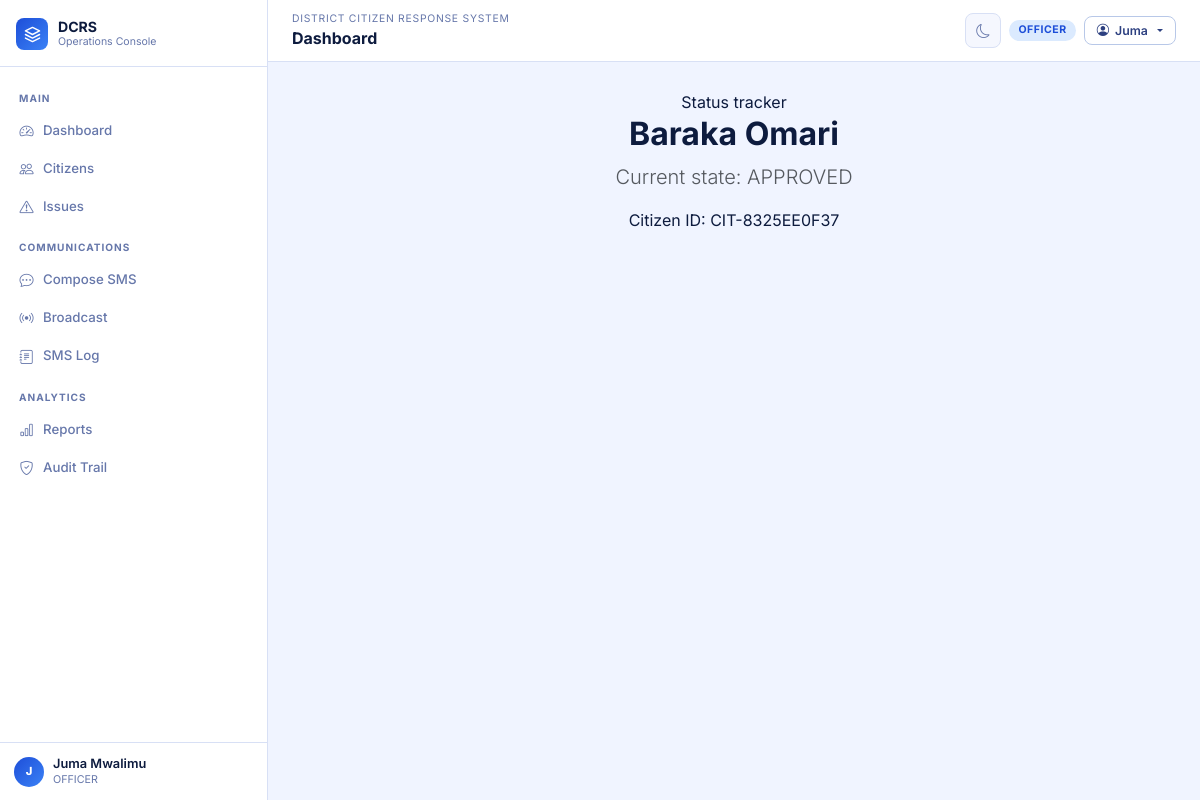
Screenshot of /2/status/ (signed in) with the database file from the repository.
### apps/accounts/models.py (models this page shows, shortened)
class User(AbstractUser):
    class Role(models.TextChoices):
        ADMIN = "ADMIN", "Admin"
        OFFICER = "OFFICER", "Officer"
        CITIZEN = "CITIZEN", "Citizen"
    role = models.CharField(max_length=20, choices=Role.choices, default=Role.OFFICER)
    phone_number = models.CharField(max_length=20, blank=True, unique=True, null=True)
    national_id = models.CharField(max_length=32, blank=True, unique=True)
    ward = models.ForeignKey(
        "localities.Ward",
        on_delete=models.SET_NULL,
        null=True,
        blank=True,
        related_name="users",
    )
    is_phone_verified = models.BooleanField(default=False)
    failed_login_attempts = models.PositiveSmallIntegerField(default=0)
    locked_until = models.DateTimeField(blank=True, null=True)
    class Meta:
        ordering = ["username"]

### apps/citizens/models.py (models this page shows, shortened)
class Citizen(models.Model):
    class Gender(models.TextChoices):
        FEMALE = "FEMALE", "Female"
        MALE = "MALE", "Male"
        OTHER = "OTHER", "Other"
    class Status(models.TextChoices):
        PENDING = "PENDING", "Pending"
        APPROVED = "APPROVED", "Approved"
        REJECTED = "REJECTED", "Rejected"
        SUSPENDED = "SUSPENDED", "Suspended"
    citizen_id = models.CharField(max_length=24, unique=True, editable=False)
    user = models.OneToOneField(
        settings.AUTH_USER_MODEL,
        on_delete=models.SET_NULL,
        blank=True,
        null=True,
        related_name="citizen_profile",
    )
    full_name = models.CharField(max_length=160)
    national_id = models.CharField(max_length=32, unique=True)
    phone_number = models.CharField(max_length=20, unique=True)
    gender = models.CharField(max_length=16, choices=Gender.choices)
    date_of_birth = models.DateField(blank=True, null=True)
    region = models.ForeignKey("localities.Region", on_delete=models.PROTECT, related_name="citizens")
    district = models.ForeignKey("localities.District", on_delete=models.PROTECT, related_name="citizens")
    ward = models.ForeignKey("localities.Ward", on_delete=models.PROTECT, related_name="citizens")
    mtaa = models.ForeignKey(
        "localities.Mtaa", on_delete=models.PROTECT, related_name="citizens", blank=True, null=True
    )
    profile_photo = models.ImageField(upload_to="citizens/photos/", blank=True, null=True)
    registration_notes = models.TextField(blank=True)
    status = models.CharField(max_length=20, choices=Status.choices, default=Status.PENDING)
    created_at = models.DateTimeField(auto_now_add=True)
    updated_at = models.DateTimeField(auto_now=True)
    class Meta:
        ordering = ["-created_at"]

### apps/citizens/views.py (the view)
# urls.py: path("<int:pk>/status/", CitizenStatusView.as_view(), name="status"),
class CitizenStatusView(LoginRequiredMixin, DetailView):
    model = Citizen
    template_name = "citizens/citizen_status.html"
    context_object_name = "citizen"

### templates/citizens/citizen_status.html (shortened to what this page needs)
{% extends 'base.html' %}
{% block content %}
<div class="narrow-panel glass-panel mx-auto text-center">
  <div class="kicker">Status tracker</div>
  <h2 class="section-title">{{ citizen.full_name }}</h2>
  <p class="lead text-muted">Current state: <span class="status-pill">{{ citizen.status }}</span></p>
  <p class="mb-0">Citizen ID: {{ citizen.citizen_id }}</p>
</div>
{% endblock %}

### templates/partials/sidebar.html
<aside class="app-sidebar" id="appSidebar">
  <div class="sidebar-header">
    <a class="sidebar-brand" href="{% url 'reports:dashboard' %}">
      <div class="brand-logo">
        <svg viewBox="0 0 24 24" fill="none">
          <path d="M12 2L2 7l10 5 10-5-10-5zM2 17l10 5 10-5M2 12l10 5 10-5" stroke="white" stroke-width="2" stroke-linecap="round" stroke-linejoin="round"/>
        </svg>
      </div>
      <div><div class="brand-name">DCRS</div><div class="brand-sub">Operations Console</div></div>
    </a>
  </div>
  <nav class="sidebar-nav">
    <span class="sidebar-section-label">Main</span>
    <a href="{% url 'reports:dashboard' %}"        class="sidebar-link"><i class="bi bi-speedometer2"></i> Dashboard</a>
    <a href="{% url 'citizens:list' %}"            class="sidebar-link"><i class="bi bi-people"></i> Citizens</a>
    <a href="{% url 'issues:list' %}"              class="sidebar-link"><i class="bi bi-exclamation-triangle"></i> Issues</a>
    <span class="sidebar-section-label">Communications</span>
    <a href="{% url 'notifications:compose' %}"    class="sidebar-link"><i class="bi bi-chat-dots"></i> Compose SMS</a>
    <a href="{% url 'notifications:broadcast' %}"  class="sidebar-link"><i class="bi bi-broadcast"></i> Broadcast</a>
    <a href="{% url 'notifications:log' %}"        class="sidebar-link"><i class="bi bi-journal-text"></i> SMS Log</a>
    <span class="sidebar-section-label">Analytics</span>
    <a href="{% url 'reports:registration_report' %}" class="sidebar-link"><i class="bi bi-bar-chart"></i> Reports</a>
    <a href="{% url 'reports:audit_log' %}"        class="sidebar-link"><i class="bi bi-shield-check"></i> Audit Trail</a>
  </nav>
  <div class="sidebar-footer">
    <div class="sb-user">
      <div class="sb-avatar">{{ user.get_full_name|default:user.username|slice:":1"|upper }}</div>
      <div>
        <div class="sb-name">{{ user.get_full_name|default:user.username }}</div>
        <div class="sb-role">{{ user.role|default:'Officer' }}</div>
      </div>
    </div>
  </div>
</aside>

### templates/partials/navbar.html (shortened to what this page needs)
<nav class="app-navbar">
  <div style="display:flex;align-items:center;gap:10px;min-width:0;flex:1">
    <div style="min-width:0">
      <div class="nav-bc">District Citizen Response System</div>
      <div class="nav-title">{% block page_title %}Dashboard{% endblock %}</div>
    </div>
  </div>
  <div style="display:flex;align-items:center;gap:8px;flex-shrink:0">
    <button class="btn-theme" data-theme-toggle title="Toggle theme"><i class="bi bi-moon"></i></button>
    <span class="badge badge-blue d-none d-md-inline-flex">{{ user.role|default:'Guest' }}</span>
    <div class="dropdown">
      <button class="btn btn-sm btn-outline dropdown-toggle" data-bs-toggle="dropdown" type="button">
        <i class="bi bi-person-circle"></i>
        <span class="d-none d-sm-inline">{{ user.get_short_name|default:user.username }}</span>
      </button>
    </div>
  </div>
</nav>

### rows the page displays
User: get_full_name "J", get_full_name "Juma Mwalimu", role "OFFICER", get_short_name "Juma"
Citizen: full_name "Baraka Omari", status "APPROVED", citizen_id "CIT-8325EE0F37"
